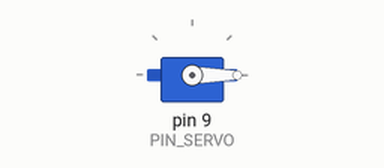
Recording of a sketch running on a simulated Arduino Uno, built with avr-gcc and run on an emulated ATmega328P. Shown: servo.

Above: at 0.05 s.
At 5.5 s:
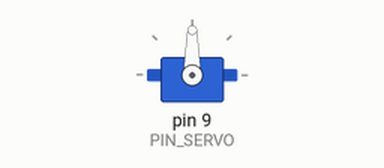
At 11.0 s:
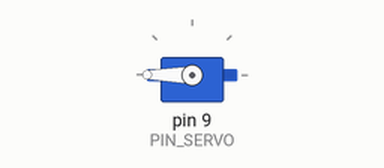
Timing chart, 0 to 15.6 s (numbered marks = the images above):
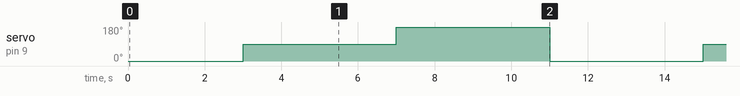

Measured:
- by itself, servo on pin 9 (PIN_SERVO): repeats every 12.0 s: 180° 4.0 s, 0° 4.0 s, 90° 4.0 s

The sketch:

11_DC_Servo.ino
```cpp
/**
 * 자동분류 시스템에 사용되는 서보모터, DC모터를 제어하기
 *
 * 동작순서
 * 1. 정지
 * 2. 레일(DC모터) 동작 후 일시정지
 * 3. 서보모터가 방향 #1을 가리킴
 * 4. 레일(DC모터) 동작 후 정지
 * 5. 서보모터가 방향 #2를 가리킴
 * 6. 레일(DC모터) 동작 후 정지
 * 7. 서보모터가 방향 #3을 가리킴. 이후 1~7반복
 */

#include <Servo.h>                                         // 서보모터 라이브러리 불러오기

#define PIN_DC_DIRECTION 13                                // DC모터(레일) 방향을 정하는 핀 (L298P 쉴드의 MOTOR B포트 핀 사용)
#define PIN_DC_SPEED 11                                    // DC모터(레일) 속도를 정하는 핀 (L298P 쉴드의 MOTOR B포트 핀 사용)
#define PIN_SERVO 9                                        // 서보모터 연결 핀

const int railSpeed = 100;                                 // 레일(DC모터) 속도 선언. 레일 속도 조정 필요 시 이 값을 변경
const int railMoveMillis = 2000;                           // 레일이 움직일 시간 선언(밀리초). 조정 필요 시 이 값을 변경

Servo servo;

void setup() {
    pinMode(PIN_DC_DIRECTION, OUTPUT);                     // dc모터의 방향을 제어하는 핀을 output으로 설정
    servo.attach(PIN_SERVO);                               // 서보모터를 아두이노와 연결
    digitalWrite(PIN_DC_DIRECTION, HIGH);                  // 방향은 전진. 의도한 방향과 반대일 경우 HIGH -> LOW로 변경
    servo.write(0);                                        // 서보모터가 처음 가리키는 위치는 0도로 고정
}
void loop() {
    moveRail();
    servo.write(90);
    delay(1000);

    moveRail();
    servo.write(180);
    delay(1000);

    moveRail();
    servo.write(0);
    delay(1000);
}
void moveRail(){
    analogWrite(PIN_DC_SPEED, railSpeed);                   // 레일이 움직이기 시작
    delay(railMoveMillis);                                  // railMoveMillis(=2000ms = 2s)간 움직임
    analogWrite(PIN_DC_SPEED, 0);                           // 정지
    delay(1000);
}
```
